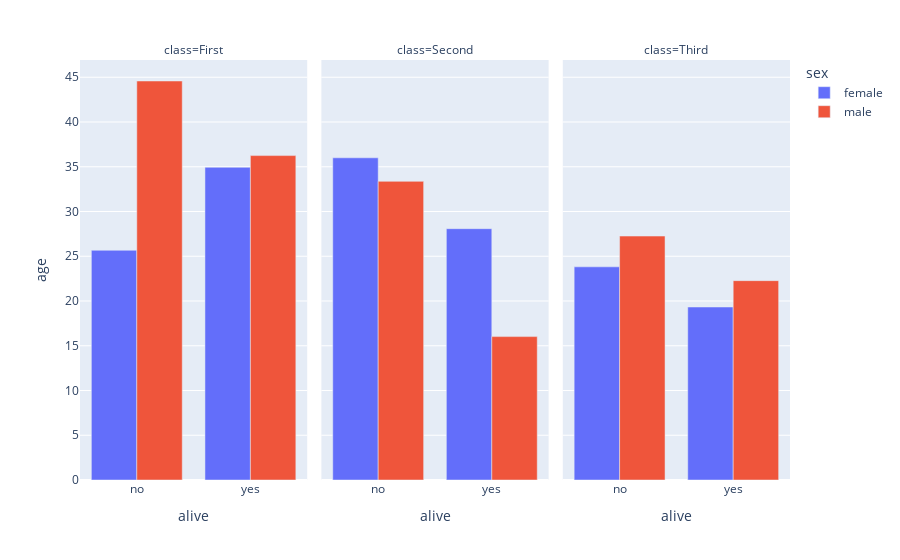

Notebook code cell kept with this figure:
### Markdown cell above
#### Plot

### Code cell
px.bar(data_frame= dff_titanic,x='alive', y='age', color='sex', facet_col='class', barmode='group')

### Figure 1 — Plotly figure (JSON) as saved in the notebook; plotly's stock layout.template omitted (floating-point values rounded to 4 significant figures)
{"data": [{"alignmentgroup": "True", "hovertemplate": "sex=female<br>class=First<br>alive=%{x}<br>age=%{y}<extra></extra>", "legendgroup": "female", "marker": {"color": "#636efa", "pattern": {"shape": ""}}, "name": "female", "offsetgroup": "female", "orientation": "v", "showlegend": true, "textposition": "auto", "type": "bar", "x": ["no", "yes"], "xaxis": "x", "y": [25.67, 34.94], "yaxis": "y"}, {"alignmentgroup": "True", "hovertemplate": "sex=female<br>class=Second<br>alive=%{x}<br>age=%{y}<extra></extra>", "legendgroup": "female", "marker": {"color": "#636efa", "pattern": {"shape": ""}}, "name": "female", "offsetgroup": "female", "orientation": "v", "showlegend": false, "textposition": "auto", "type": "bar", "x": ["no", "yes"], "xaxis": "x2", "y": [36, 28.08], "yaxis": "y2"}, {"alignmentgroup": "True", "hovertemplate": "sex=female<br>class=Third<br>alive=%{x}<br>age=%{y}<extra></extra>", "legendgroup": "female", "marker": {"color": "#636efa", "pattern": {"shape": ""}}, "name": "female", "offsetgroup": "female", "orientation": "v", "showlegend": false, "textposition": "auto", "type": "bar", "x": ["no", "yes"], "xaxis": "x3", "y": [23.82, 19.33], "yaxis": "y3"}, {"alignmentgroup": "True", "hovertemplate": "sex=male<br>class=First<br>alive=%{x}<br>age=%{y}<extra></extra>", "legendgroup": "male", "marker": {"color": "#EF553B", "pattern": {"shape": ""}}, "name": "male", "offsetgroup": "male", "orientation": "v", "showlegend": true, "textposition": "auto", "type": "bar", "x": ["no", "yes"], "xaxis": "x", "y": [44.58, 36.25], "yaxis": "y"}, {"alignmentgroup": "True", "hovertemplate": "sex=male<br>class=Second<br>alive=%{x}<br>age=%{y}<extra></extra>", "legendgroup": "male", "marker": {"color": "#EF553B", "pattern": {"shape": ""}}, "name": "male", "offsetgroup": "male", "orientation": "v", "showlegend": false, "textposition": "auto", "type": "bar", "x": ["no", "yes"], "xaxis": "x2", "y": [33.37, 16.02], "yaxis": "y2"}, {"alignmentgroup": "True", "hovertemplate": "sex=male<br>class=Third<br>alive=%{x}<br>age=%{y}<extra></extra>", "legendgroup": "male", "marker": {"color": "#EF553B", "pattern": {"shape": ""}}, "name": "male", "offsetgroup": "male", "orientation": "v", "showlegend": false, "textposition": "auto", "type": "bar", "x": ["no", "yes"], "xaxis": "x3", "y": [27.26, 22.27], "yaxis": "y3"}], "layout": {"annotations": [{"font": {}, "showarrow": false, "text": "class=First", "x": 0.16, "xanchor": "center", "xref": "paper", "y": 1, "yanchor": "bottom", "yref": "paper"}, {"font": {}, "showarrow": false, "text": "class=Second", "x": 0.5, "xanchor": "center", "xref": "paper", "y": 1, "yanchor": "bottom", "yref": "paper"}, {"font": {}, "showarrow": false, "text": "class=Third", "x": 0.84, "xanchor": "center", "xref": "paper", "y": 1, "yanchor": "bottom", "yref": "paper"}], "autosize": true, "barmode": "group", "legend": {"title": {"text": "sex"}, "tracegroupgap": 0}, "margin": {"t": 60}, "xaxis": {"anchor": "y", "autorange": true, "domain": [0, 0.32], "range": [-0.5, 1.5], "title": {"text": "alive"}, "type": "category"}, "xaxis2": {"anchor": "y2", "autorange": true, "domain": [0.34, 0.66], "matches": "x", "range": [-0.5, 1.5], "title": {"text": "alive"}, "type": "category"}, "xaxis3": {"anchor": "y3", "autorange": true, "domain": [0.68, 1.0], "matches": "x", "range": [-0.5, 1.5], "title": {"text": "alive"}, "type": "category"}, "yaxis": {"anchor": "x", "autorange": true, "domain": [0, 1], "range": [0, 46.93], "title": {"text": "age"}, "type": "linear"}, "yaxis2": {"anchor": "x2", "autorange": true, "domain": [0, 1], "matches": "y", "range": [0, 46.93], "showticklabels": false, "type": "linear"}, "yaxis3": {"anchor": "x3", "autorange": true, "domain": [0, 1], "matches": "y", "range": [0, 46.93], "showticklabels": false, "type": "linear"}}}
